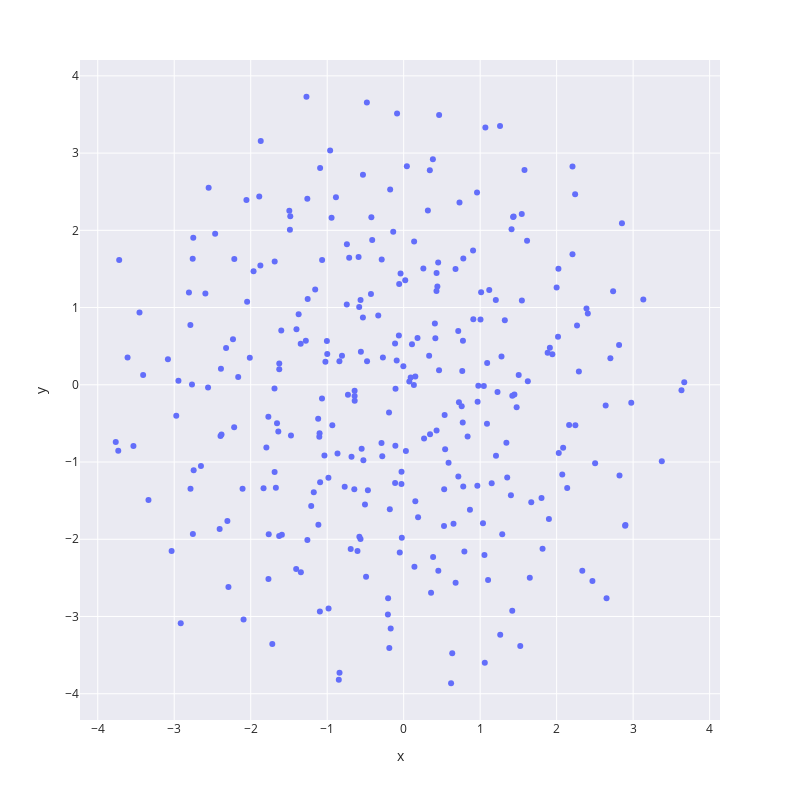

Notebook code for this chart:
### Code cell
test = np.random.rand(300, 8, 4, 1024)
points = get_tsne_points(test)
plot_points(points)

### Figure 1 — Plotly figure (JSON) as saved in the notebook; plotly's stock layout.template omitted (floating-point values rounded to 4 significant figures; data arrays with more than 128 entries replaced by an {"elided": "..."} marker saying what was removed)
{"data": [{"hovertemplate": "x=%{x}<br>y=%{y}<extra></extra>", "legendgroup": "", "marker": {"color": "#636efa", "symbol": "circle"}, "mode": "markers", "name": "", "orientation": "v", "showlegend": false, "type": "scatter", "x": {"elided": "300 float values"}, "xaxis": "x", "y": {"elided": "300 float values"}, "yaxis": "y"}], "layout": {"autosize": false, "height": 800, "legend": {"tracegroupgap": 0}, "margin": {"t": 60}, "width": 800, "xaxis": {"anchor": "y", "domain": [0, 1], "title": {"text": "x"}}, "yaxis": {"anchor": "x", "domain": [0, 1], "title": {"text": "y"}}}}
